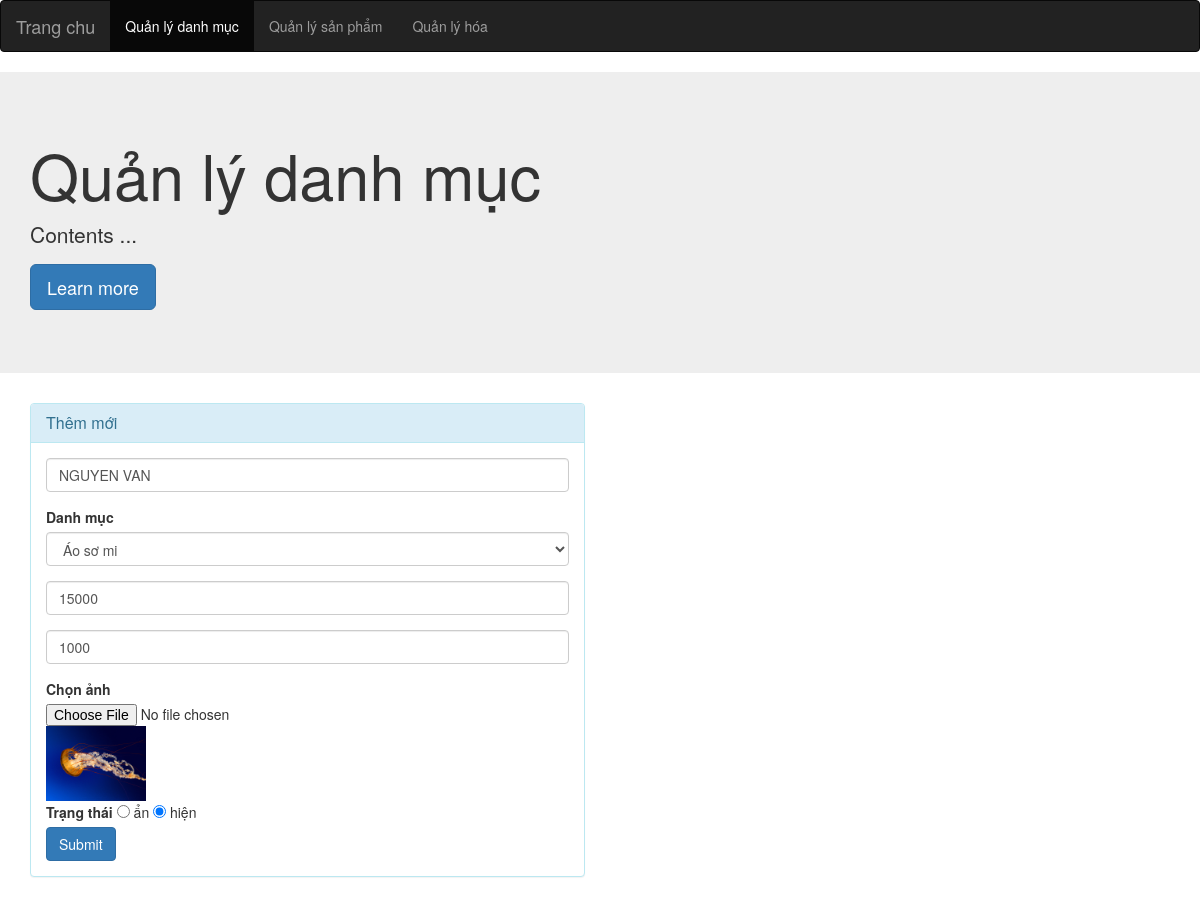
The page /admin/edit-pro.php?id=10 on the database its author committed.
### tables this page shows
CREATE TABLE `product` (
  `id` int(11) NOT NULL,
  `name` varchar(100) NOT NULL,
  `cat_id` int(11) NOT NULL,
  `price` float NOT NULL,
  `sale_price` float DEFAULT NULL,
  `image` varchar(255) DEFAULT NULL,
  `status` tinyint(2) DEFAULT NULL
);

### admin/edit-pro.php (the view, shortened to what this page needs)
<?php include 'header.php' ?>
<?php
		if(isset($_GET['id'])){
			$id = $_GET['id'];
			$product = mysqli_query($conn,"SELECT * FROM product WHERE id = $id");
			$pro = mysqli_fetch_assoc($product);
		}
	$category = mysqli_query($conn,"SELECT * FROM category");
 ?>
<div class="jumbotron">
	<div class="container">
		<h1>Quản lý danh mục</h1>
		<p>Contents ...</p>
		<p>
			<a class="btn btn-primary btn-lg">Learn more</a>
		</p>
	</div>
</div>
<div class="container">
	<div class="row">
		<div class="col-md-6">
			<div class="panel panel-info">
				<div class="panel-heading">
					<h3 class="panel-title">Thêm mới</h3>
				</div>
				<div class="panel-body">
					<form action="" method="POST" role="form" enctype="multipart/form-data">
						<div class="form-group">
							<input type="text" class="form-control" id="" placeholder="Tên sản phẩm" name="name" value="<?php echo $pro['name']?>">
						</div>
						<div class="form-group">
						<label>Danh mục</label>
						<select name="cat_id" id="input" class="form-control" required="required">
							<?php foreach ($category as $value):
							($value['id'] == $pro['cat_id']) ? $check = 'selected' : $check ='';
								?>
							<option value="<?php echo $value['id'] ?>" <?php echo $check ?>><?php echo $value['name'] ?></option>
							<?php endforeach ?>
						</select>
						</div>
						<div class="form-group">
							<input type="text" class="form-control" id="" placeholder="Nhập giá" name="price" value="<?php echo $pro['price']?>">
						</div>
						<div class="form-group">
							<input type="text" class="form-control" id="" placeholder="Nhập giá km" name="sale_price" value="<?php echo $pro['sale_price']?>">
						</div>
						<label>Chọn ảnh</label>
						<input type="file" name="image" value="">
						<img src="../uploads/<?php echo $pro['image'] ?>" alt="" width = "100px">
						<br>
						<label>Trạng thái</label>
						<input type="radio" class="" id="" name="status" value="0"> ẩn
						<input type="radio" class="" id="" name="status" value="1" checked> hiện
						<br>
						<button type="submit" class="btn btn-primary">Submit</button>
					</form>
				</div>
			</div>
		</div>
	</div>
</div>
<?php include 'footer.php' ?>

### rows shown on the page
product: name "NGUYEN VAN", price "15000", sale_price "1000", image (picture)

### other values the page prints
form field cat_id "Áo sơ mi"
